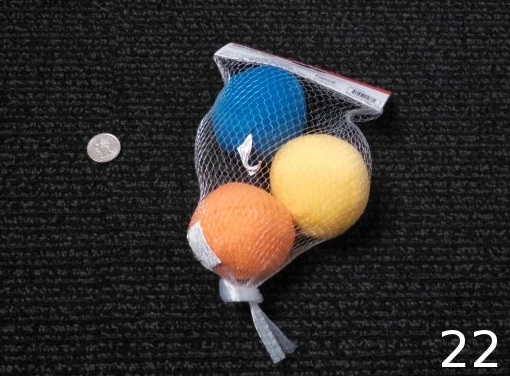
//> input picture blob_detector/inputFiles/balls.jpg, 510 x 376 px
$ ./blobDetector_2014.03.14   (built with g++ and OpenCV 4)
//> lines starting //> are read from the running program, lines starting //| are printed output that depends on the picture; after the words box and inside, x2 and y2 are one past the last pixel; in counts of white or black regions, pixels touching at a corner belong together
#include <cv.h>
#include <highgui.h>
#include "opencv2/imgproc/imgproc.hpp"
#include <opencv2/video/background_segm.hpp>
#include <cvblob.h>


using namespace cv;
using namespace cvb;

//int const max_BINARY_value = 255;


int main( int argc, char** argv )
{

  const char* imgName;
  if(argc > 1)
    imgName = argv[1];
  else
    imgName = "./inputFiles/balls.jpg";

 Mat image;

 image = imread( imgName, 1 );
//> image is the input picture: 376 rows x 510 cols, CV_8UC3; mean B, G, R 46, 47.8, 50

 if( !image.data )
 {
   printf( " No image data \n " );
   return -1;
 }
 Mat HSV_image;
 cvtColor( image, HSV_image, CV_BGR2HSV );
//> HSV_image: 376 rows x 510 cols, CV_8UC3; mean H, S, V 52.2, 31.6, 56.1
 //imwrite( "./outputFiles/HSV_image.jpg", HSV_image );

 namedWindow( "HSV image", CV_WINDOW_AUTOSIZE );
 imshow( "./outputFiles/HSV_image.jpg", HSV_image );
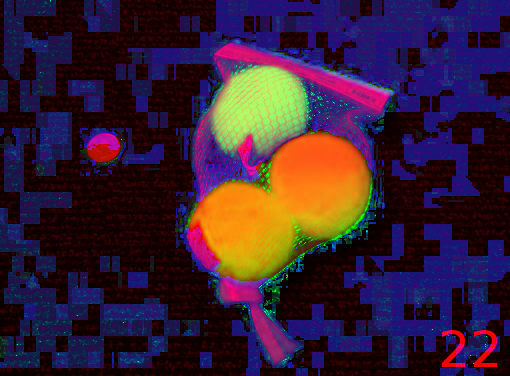
//> window './outputFiles/HSV_image.jpg': 376 rows x 510 cols, CV_8UC3; mean B, G, R 52.2, 31.6, 56.1

 //split out hue and saturion values
 vector<Mat> hsv_planes;
 split( HSV_image, hsv_planes );
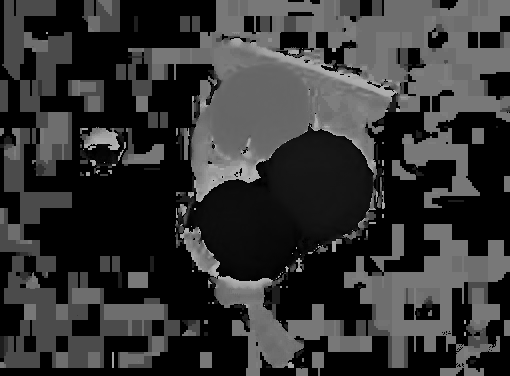
//> hsv_planes[0]: 376 rows x 510 cols, CV_8UC1; min 0, max 179, mean 52.2
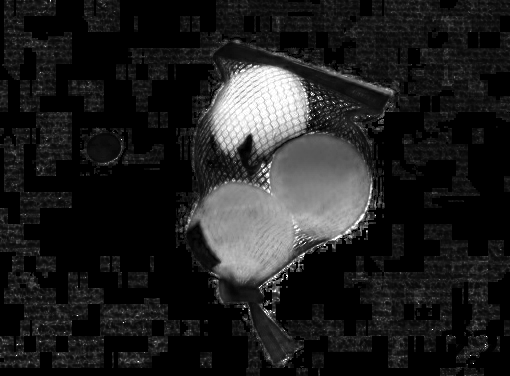
//> hsv_planes[1]: 376 rows x 510 cols, CV_8UC1; min 0, max 255, mean 31.6
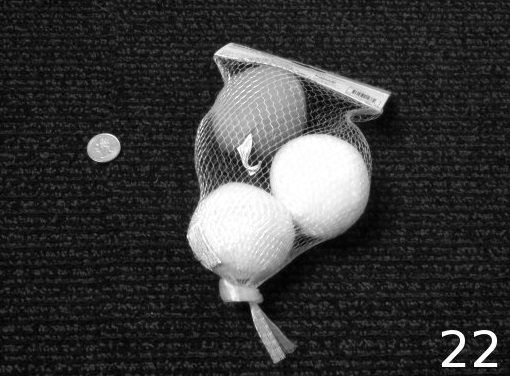
//> hsv_planes[2]: 376 rows x 510 cols, CV_8UC1; min 0, max 255, mean 56.1
 // [7 lines of commented-out code are left out]

 Mat hBinaryBlue;
 inRange(hsv_planes[0], Scalar(101),Scalar(105),hBinaryBlue);
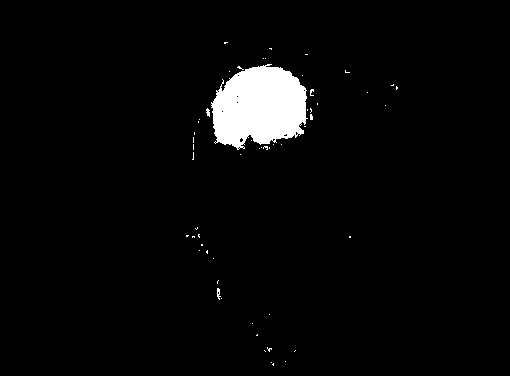
//> hBinaryBlue: 376 rows x 510 cols, CV_8UC1; 3.3% white; 56 white regions (53 under 20 px), largest, box (x1, y1, x2, y2) and area: (211, 64, 308, 150) 6121, (217, 288, 221, 300) 28, (206, 108, 210, 117) 24
 imshow("hBinaryBlue",hBinaryBlue);

 // [19 lines of commented-out code are left out]
 waitKey(0);
 return 0;
}
